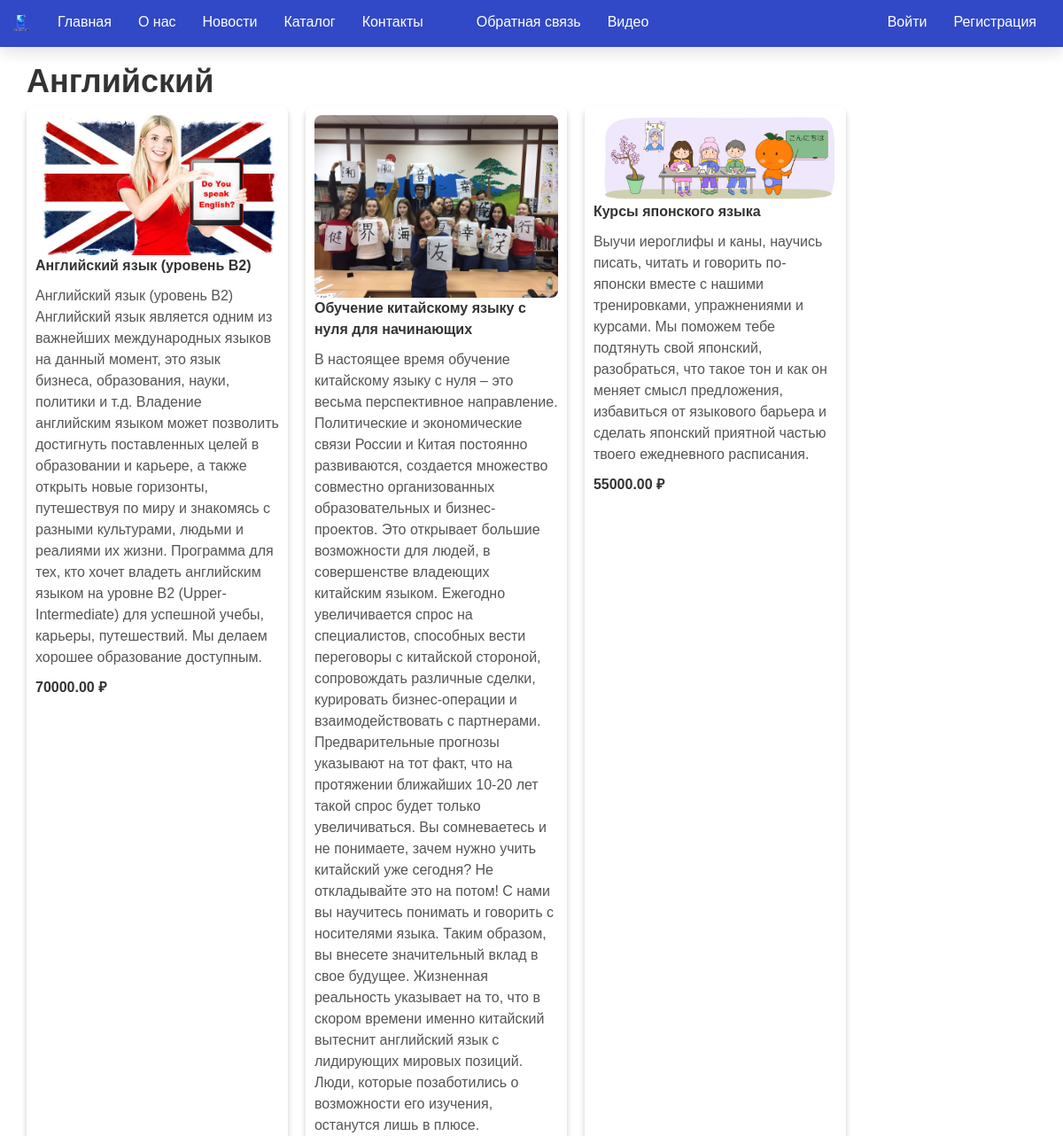
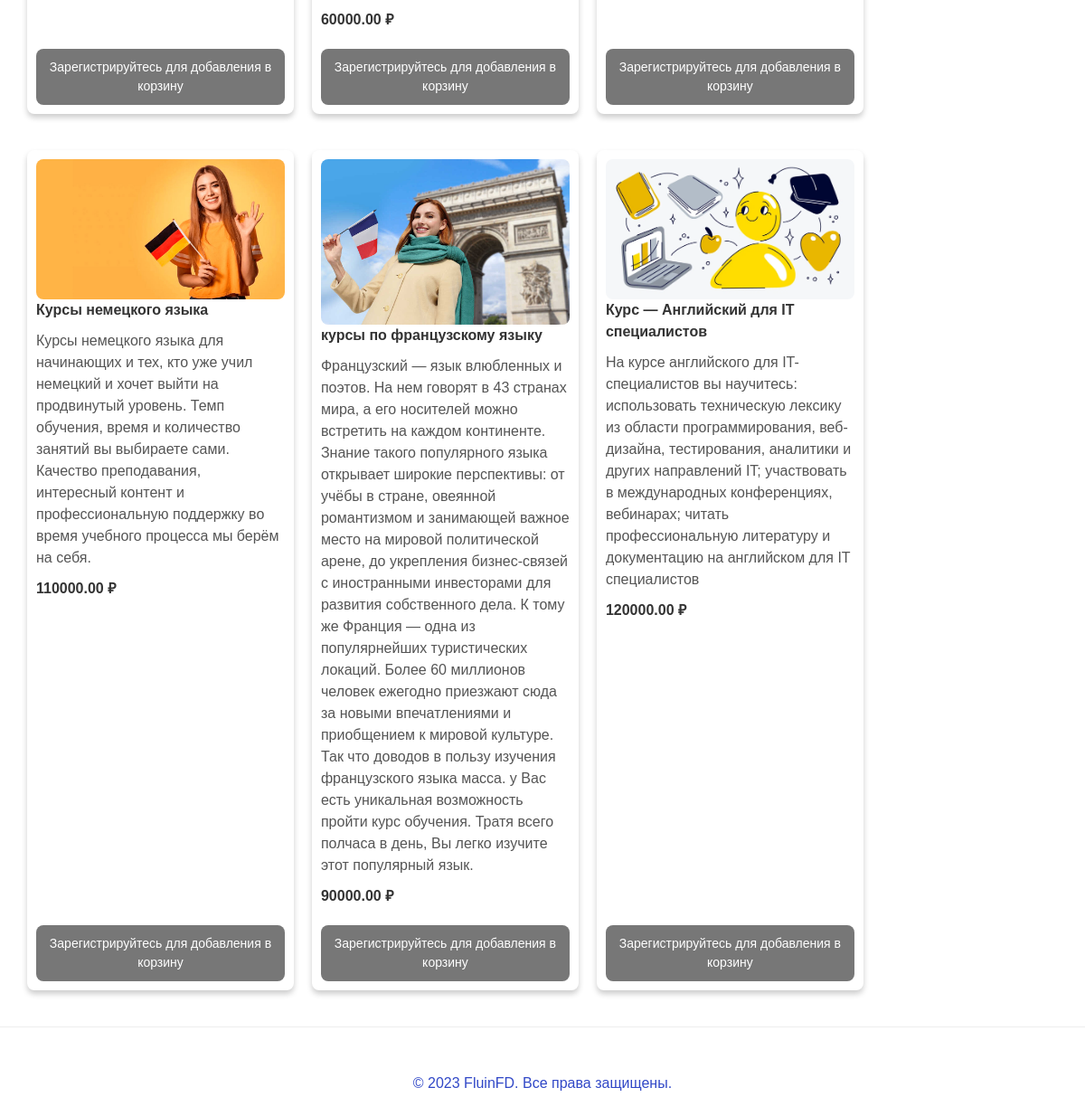
Page /category/1/ on the committed database (2 pictures, top to bottom).
### app/models.py (models this page shows, shortened)
class Category(models.Model):
    name = models.CharField(max_length=100, verbose_name="Название категории")
    class Meta:
        verbose_name = "Категория"
        verbose_name_plural = "Категории"

class Product(models.Model):
    name = models.CharField(max_length=100, verbose_name="Название продукта")
    description = models.TextField(verbose_name="Краткое описание")
    content = models.TextField(verbose_name="Полное описание")
    image = models.FileField(default = 'temp.jpg', verbose_name = "Путь к картинке")
    price = models.DecimalField(max_digits=10, decimal_places=2, verbose_name="Цена")
    category = models.ForeignKey(Category, on_delete=models.CASCADE, verbose_name="Категория")
    class Meta:
        verbose_name = "Продукт"
        verbose_name_plural = "Продукты"

### app/views.py (the view)
# urls.py: path('category/<int:category_id>/', views.category, name='category'),
def category(request, category_id):
    categories = Category.objects.all()
    category = get_object_or_404(Category, id=category_id)
    products = Product.objects.filter(category=category)
    return render(
        request,
        'app/category.html',
        {
            'categories': categories,
            'category': category,
            'products': products,
            'year': datetime.now().year,
        }
    )

### app/templates/app/category.html (shortened to what this page needs)
{% extends "app/layout.html" %}
{% load static %}
{% block content %}
    <div class="col-md-10">
        <h1 class="title">{{ category.name }}</h1>
        <div class="product-list">
            {% for product in products %}
            <div class="product-item">
                <a class="product-link" href="{% url 'product' product.id %}">
                    <img src="{{ product.image.url }}" alt="{{ product.name }}" class="product-image">
                    <div class="product-content">
                        <p class="product-name">{{ product.name }}</p>
                        <p class="product-description">{{ product.description }}</p>
                        <p class="product-price">{{ product.price }} ₽</p>
                    </div>
                </a>
                {% if user.is_authenticated %}
                <button class="add-to-cart-button" data-product-id="{{ product.id }}">Добавить в корзину</button>
                {% else %}
                <a class="add-to-cart-disabled" href="#">Зарегистрируйтесь для добавления в корзину</a>
                {% endif %}
            </div>
            {% empty %}
            <p class="no-products">Нет товаров.</p>
            {% endfor %}
        </div>
    </div>
</div>
{% endblock %}

### app/static/app/content/site.css (style rules this page uses)
body { font-family: Arial, sans-serif; font-size: 16px; line-height: 1.5; color: #333; height: 100%; margin: 0; padding: 70px 0 20px; }
h1, h2, h3 { font-weight: bold; margin-top: 0; }
h1 { font-size: 36px; }
p { margin-top: 0; }
a { color: white; text-decoration: none; }
a { color: #3148c7; }

### app/templates/app/category.html (style rules this page uses)
.product-list { display: flex; flex-wrap: wrap; gap: 20px; }
.product-link, .product-link:hover { text-decoration: none; color: inherit; }
.product-item { display: flex; flex-direction: column; justify-content: space-between; width: calc(33.33% - 20px); margin-bottom: 20px; padding: 10px; background-color: #fff; border-radius: 8px; box-shadow: 0 4px 6px rgba(0, 0, 0, 0.2); transition: transform 0.3s ease; }
.product-image { border-radius: 8px; max-width: 100%; height: auto; }
.product-name { color: #333; text-decoration: none; font-weight: bold; }
.product-description { color: #555; margin-top: 5px; }
.product-price { color: #333; font-weight: bold; margin-top: 5px; }
.add-to-cart-disabled { background-color: #777; color: #fff; border: none; padding: 10px; border-radius: 8px; cursor: not-allowed; margin-top: 10px; font-size: 14px; text-align: center; }

### rows in the picture
Category: name "Английский"
Product: image (picture), name "Английский язык (уровень B2)", description "Английский язык (уровень B2) Английский язык является одним из важнейших международных языков на данный момент, это язык бизнеса, образования, науки, политики и т.д. Владение английским языком может позволить достигнуть поставленных целей в образовании и карьере, а также открыть новые горизонты, путешествуя по миру и знакомясь с разными культурами, людьми и реалиями их жизни. Программа для тех, кто хочет владеть английским языком на уровне В2 (Upper-Intermediate) для успешной учебы, карьеры, путешествий. Мы делаем хорошее образование доступным.", price "70000.00"
Product: image (picture), name "Обучение китайскому языку с нуля для начинающих", description "В настоящее время обучение китайскому языку с нуля – это весьма перспективное направление. Политические и экономические связи России и Китая постоянно развиваются, создается множество совместно организованных образовательных и бизнес-проектов. Это открывает большие возможности для людей, в совершенстве владеющих китайским языком. Ежегодно увеличивается спрос на специалистов, способных вести переговоры с китайской стороной, сопровождать различные сделки, курировать бизнес-операции и взаимодействовать с партнерами. Предварительные прогнозы указывают на тот факт, что на протяжении ближайших 10-20 лет такой спрос будет только увеличиваться. Вы сомневаетесь и не понимаете, зачем нужно учить…", price "60000.00"
Product: image (picture), name "Курсы японского языка", description "Выучи иероглифы и каны, научись писать, читать и говорить по-японски вместе с нашими тренировками, упражнениями и курсами. Мы поможем тебе подтянуть свой японский, разобраться, что такое тон и как он меняет смысл предложения, избавиться от языкового барьера и сделать японский приятной частью твоего ежедневного расписания.", price "55000.00"
Product: image (picture), name "Курсы немецкого языка", description "Курсы немецкого языка для начинающих и тех, кто уже учил немецкий и хочет выйти на продвинутый уровень. Темп обучения, время и количество занятий вы выбираете сами. Качество преподавания, интересный контент и профессиональную поддержку во время учебного процесса мы берём на себя.", price "110000.00"
Product: image (picture), name "курсы по французскому языку", description "Французский — язык влюбленных и поэтов. На нем говорят в 43 странах мира, а его носителей можно встретить на каждом континенте. Знание такого популярного языка открывает широкие перспективы: от учёбы в стране, овеянной романтизмом и занимающей важное место на мировой политической арене, до укрепления бизнес-связей с иностранными инвесторами для развития собственного дела. К тому же Франция — одна из популярнейших туристических локаций. Более 60 миллионов человек ежегодно приезжают сюда за новыми впечатлениями и приобщением к мировой культуре. Так что доводов в пользу изучения французского языка масса. у Вас есть уникальная возможность пройти курс обучения. Тратя всего полчаса в день, Вы…", price "90000.00"
Product: image (picture), name "Курс — Английский для IT специалистов", description "На курсе английского для IT-специалистов вы научитесь: использовать техническую лексику из области программирования, веб-дизайна, тестирования, аналитики и других направлений IT; участвовать в международных конференциях, вебинарах; читать профессиональную литературу и документацию на английском для IT специалистов", price "120000.00"
